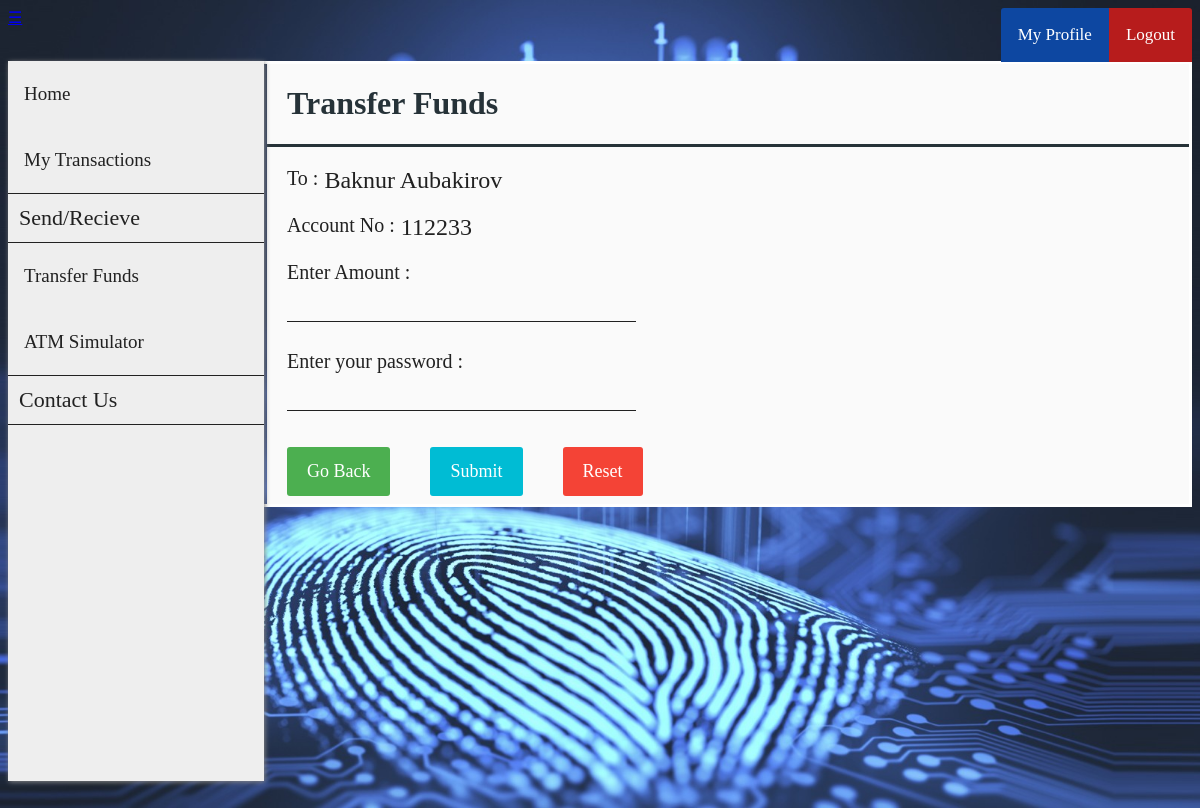
Screenshot of /net-banking/send_funds.php?cust_id=2 (signed in) with the database file from the repository.
### tables this page shows
CREATE TABLE `customer` (
  `cust_id` int(11) NOT NULL,
  `first_name` varchar(30) DEFAULT NULL,
  `last_name` varchar(30) DEFAULT NULL,
  `gender` varchar(10) DEFAULT NULL,
  `dob` date DEFAULT NULL,
  `aadhar_no` int(11) DEFAULT NULL,
  `email` varchar(30) DEFAULT NULL,
  `phone_no` varchar(20) DEFAULT NULL,
  `address` varchar(255) DEFAULT NULL,
  `branch` varchar(30) DEFAULT NULL,
  `account_no` int(11) DEFAULT NULL,
  `pin` int(4) DEFAULT NULL,
  `uname` varchar(30) DEFAULT NULL,
  `pwd` varchar(30) DEFAULT NULL
);

### net-banking/send_funds.php (the view, shortened to what this page needs)
<?php
    include "customer_navbar.php";
    include "customer_sidebar.php";
    if (isset($_GET['cust_id'])) {
        $id = $_GET['cust_id'];
    }
    $sql0 = "SELECT * FROM customer WHERE cust_id=".$id;
    $result0 = $conn->query($sql0);
    $row0 = $result0->fetch_assoc();
?>
<!DOCTYPE html>
<html>
<head>
    <link rel="stylesheet" href="customer_add_style.css">
</head>
<body>
    <form class="add_customer_form" action="send_funds_action.php?cust_id=<?php echo $id ?>" method="post">
        <div class="flex-container-form_header">
            <h1 id="form_header">Transfer Funds</h1>
        </div>
        <div class="flex-container">
            <div class=container>
                <label>
                    To : <label id="info_label">
                        <?php echo $row0["first_name"]." ".$row0["last_name"] ?>
                    </label>
                </label>
            </div>
        </div>
        <div class="flex-container">
            <div class=container>
                <label>Account No : <label id="info_label"><?php echo $row0["account_no"] ?></label></label>
            </div>
        </div>
        <div class="flex-container">
            <div class=container>
                <label>Enter Amount :</label><br>
                <input name="amt" size="24" type="text" required />
            </div>
        </div>
        <div class="flex-container">
            <div  class=container>
                <label>Enter your password :</b></label><br>
                <input name="password" size="24" type="password" required />
            </div>
        </div>
        <div class="flex-container">
            <div class="container">
                <a href="/beneficiary.php" class="button">Go Back</a>
            </div>
            <div class="container">
                <button type="submit">Submit</button>
            </div>
            <div class="container">
                <button type="reset" class="reset" onclick="return confirmReset();">Reset</button>
            </div>
        </div>
    </form>
</body>
</html>

### net-banking/user_navbar_style.css (style rules this page uses)
body, html { height: 100%; background: url("images/home.jpg") no-repeat center center fixed; background-size: cover; }

### net-banking/customer_add_style.css (style rules this page uses)
body, html { height: 100%; background: url("images/home.jpg") no-repeat center center fixed; background-size: cover; }
.flex-container { display: -webkit-flex; display: flex; margin-left: 256px; width: auto; height: auto; -webkit-flex-wrap: wrap; flex-wrap: wrap; background-color: #FAFAFA; }
.flex-container-form_header { display: -webkit-flex; display: flex; margin-left: 256px; width: auto; height: auto; background-color: #FAFAFA; border-bottom: 3px solid #263238; }
h1[id="form_header"] { margin-left: 20px; font-family: Roboto-Thin; color: #263238; }
form { border: 3px solid white; width: inherit; margin-left: 0px; }
label { display: block; float: left; color: #212121; font-family: OpenSans-Bold; font-size: 20px; }
label[id="info_label"] { display: block; float: right; margin-left: 6px; font-family: Roboto-Regular; color: #212121; font-size: 24px; }
input[type=text], input[type=password] { font-family: Roboto-Regular; color: #212121; font-size: 24px; width: auto; margin: 8px 0; padding: 1px 1px; border: 0; border-bottom: 1px solid #212121; box-sizing: border-box; background-color: transparent; }
.container { margin-top: 20px; margin-left: 20px; margin-right: 20px; float: left; display: inline-block; }
button { font-family: OpenSans-Regular; font-size: 18px; background-color: #00BCD4; color: white; padding: 14px 20px; margin: 8px 0; border: none; cursor: pointer; width: 100%; border-radius: 3px; }
.button { background-color: #4CAF50; border: none; color: white; font-family: OpenSans-Regular; font-size: 18px; padding: 14px 20px; margin: 8px 0; text-align: center; text-decoration: none; display: inline-block; border-radius: 3px; cursor: pointer; }
.reset { width: auto; background-color: #f44336; }

### rows the page displays
customer: first_name "Baknur", last_name "Aubakirov", account_no "112233"
